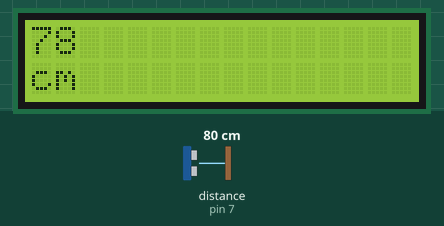
The sketch below on a simulated Arduino Uno, built with avr-gcc and run on an emulated ATmega328P. Shown: 16×2 character LCD. Wiring (inferred from the names in the program): ultrasonic range finder: trigger pin 8; echo pin 7. The test bench sets the inputs (shaded band); at power-on: distance to the obstacle (sensor on pin 7) 80 cm. The echo pulse lasts 58.3 µs per cm; what the sketch prints to the serial monitor is not drawn.

Above: at 1.2 s.
1.3 s: distance to the obstacle (sensor on pin 7) set to 250 cm
At 2.1 s:
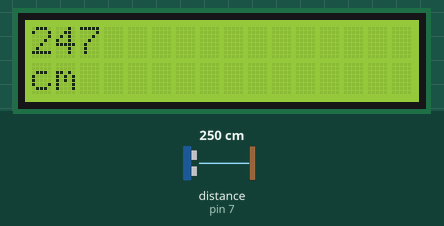
3.1 s: distance to the obstacle (sensor on pin 7) set to 2 cm
At 4.2 s:
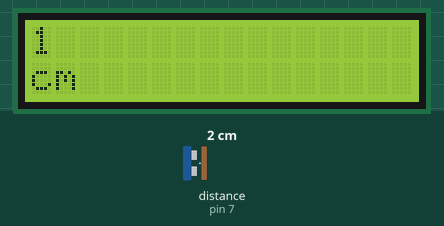
4.7 s: distance to the obstacle (sensor on pin 7) set to 4 cm
At 5.3 s:
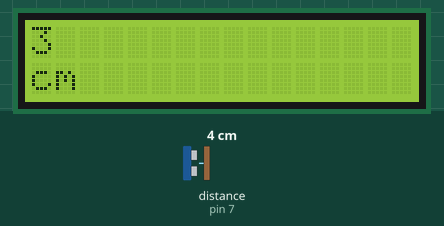
Timing chart, 0 to 7.7 s (numbered marks = the images above; inputs shaded):
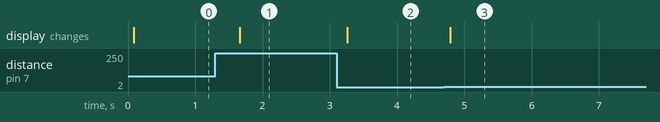

The sketch:

sketch_HCSR04withDC.ino
```cpp
#include <Wire.h>
#include <LiquidCrystal_I2C.h>

LiquidCrystal_I2C lcd(0x27,16,2);
// run ic2_scanner sketch and get the IC2 address, which is 0x3f in my case,it could be 0x3f in many cases

#define LEFT_FORWARD 2
#define LEFT_BACKWARD 3
#define RIGHT_FORWARD 4
#define RIGHT_BACKWARD 5
#define echoPin 7 // Echo Pin
#define trigPin 8 // Trigger Pin

// HC-SR04
double Duration = 0; //受信した間隔
int Distance = 0; //距離

void setup() {
  Serial.begin( 9600 );
  pinMode( echoPin, INPUT );
  pinMode( trigPin, OUTPUT );
  lcd.init();                      // initialize the lcd
  // initialize the digital pin as an output.
  pinMode(0, OUTPUT); //LED on Model B
  pinMode(1, OUTPUT); //LED on Model A
  lcd.backlight();
}
void go(){
  digitalWrite(LEFT_FORWARD,HIGH);
  digitalWrite(RIGHT_FORWARD,HIGH);
  digitalWrite(LEFT_BACKWARD,LOW);
  digitalWrite(RIGHT_BACKWARD,LOW);
}
void stop(){
  digitalWrite(LEFT_FORWARD,LOW);
  digitalWrite(RIGHT_FORWARD,LOW);
  digitalWrite(LEFT_BACKWARD,LOW);
  digitalWrite(RIGHT_BACKWARD,LOW);
}

/*
 * 距離を取得
 */
int getDistance(){
  int priv_dist;
  while(1){
    digitalWrite(trigPin, LOW);
    delayMicroseconds(2);
    digitalWrite( trigPin, HIGH ); //超音波を出力
    delayMicroseconds( 10 ); //
    digitalWrite( trigPin, LOW );
    Duration = pulseIn( echoPin, HIGH ); //センサからの入力
    if (Duration > 0) {
      Duration = Duration/2; //往復距離を半分にする
      Distance = Duration*340*100/1000000; // 音速を340m/sに設定
      if (Distance < 3000 && priv_dist == Distance) {
        break;
      }
      priv_dist = Distance;
    }
  }
  return Distance;
}

void loop() {
  Distance = getDistance();
  Serial.print("Distance:");
  Serial.print(Distance);
  Serial.println(" cm");
  // Print a message to the LCD.
  // set cursor to first line
  lcd.setCursor(0, 0);
  lcd.print("   ");
  lcd.setCursor(0, 0);
  lcd.print(Distance);
  lcd.setCursor(0,1);
  lcd.print("cm");
  if (Distance < 200) {
    Serial.println("GO");
    digitalWrite(0, HIGH); //LED on Model A
    digitalWrite(1, LOW); //LED on Model B
    go();
  }else{
    Serial.println("STOP");
    digitalWrite(1, HIGH); //LED on Model A
    digitalWrite(0, LOW); //LED on Model B
    stop();
  }
  delay(500);
}
```

Measured:
- after the input at 1.3 s, the display: changes after 0.36 s (image 1)
- after the input at 3.1 s, the display: changes after 0.16 s (image 2)
- after the input at 4.7 s, the display: changes after 0.09 s (image 3)
